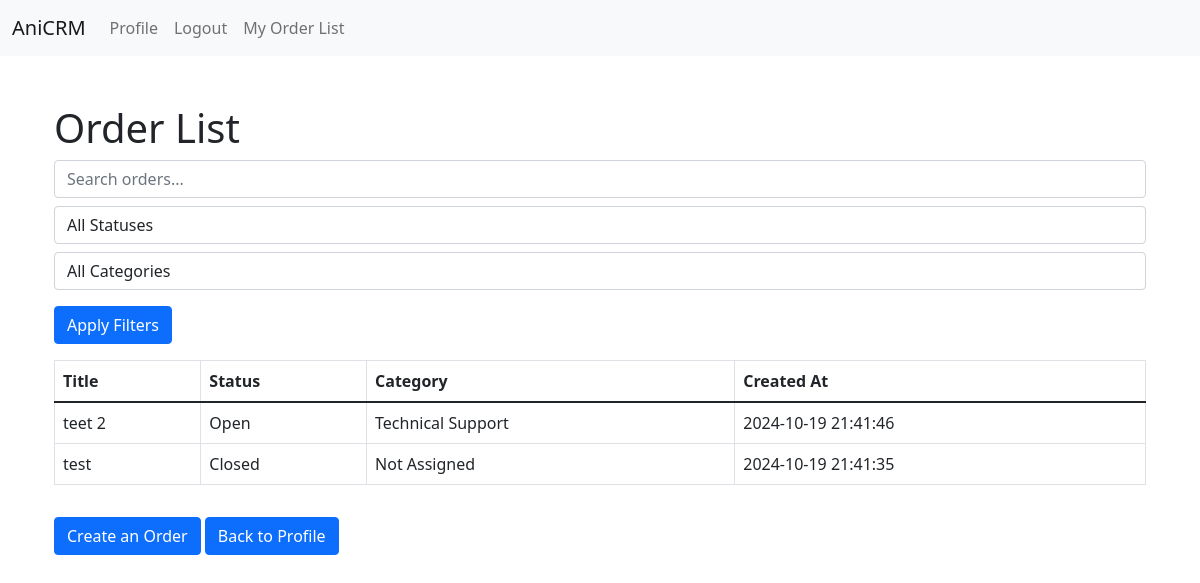
Page /orders/orders/ (signed in) on the committed database.
### orders/models.py (models this page shows, shortened)
class Order(models.Model):
    title = models.CharField(max_length=255)
    description = models.TextField()
    client = models.ForeignKey(User, related_name='orders', on_delete=models.CASCADE)
    manager = models.ForeignKey(User, related_name='managed_orders', on_delete=models.SET_NULL, null=True, blank=True)
    category = models.ForeignKey(Category, on_delete=models.SET_NULL, null=True)
    status = models.ForeignKey(Status, on_delete=models.SET_NULL, null=True)
    created_at = models.DateTimeField(auto_now_add=True)
    updated_at = models.DateTimeField(auto_now=True)

class Status(models.Model):
    name = models.CharField(max_length=255)
    def __str__(self):
        return self.name

class Category(models.Model):
    name = models.CharField(max_length=255)
    def __str__(self):
        return self.name

### orders/views.py (the view)
# urls.py: path('orders/', order_list_view, name='order_list'),
@login_required
def order_list_view(request):
    query = request.GET.get('q', '')
    status_filter = request.GET.get('status', '')
    category_filter = request.GET.get('category', '')
    if request.user.is_manager:
        orders = Order.objects.all().order_by('-created_at')
    else:
        orders = Order.objects.filter(client=request.user).order_by('-created_at')
    if status_filter:
        status_obj = get_object_or_404(Status, name=status_filter)
        orders = orders.filter(status=status_obj.id)
    if category_filter:
        orders = orders.filter(category__name=category_filter)
    if query:
        orders = orders.filter(Q(title__icontains=query) | Q(id__icontains=query))
    return render(request, 'orders/order_list.html', {
        'orders': orders,
        'query': query,
        'status_filter': status_filter,
        'category_filter': category_filter,
    })

### orders/templates/orders/order_list.html (shortened to what this page needs)
{% extends 'base.html' %}
{% block content %}
<div class="container mt-5">
    <h1>Order List</h1>
    <form method="GET" class="mb-3">
        <input type="text" name="q" value="{{ query }}" placeholder="Search orders..." class="form-control mb-2" />
        <select name="status" class="form-control mb-2">
            <option value="">All Statuses</option>
        </select>
        <select name="category" class="form-control mb-2">
            <option value="">All Categories</option>
        </select>
        <button type="submit" class="btn btn-primary mt-2">Apply Filters</button>
    </form>
    <table class="table table-bordered">
        <thead>
            <tr>
                <th>Title</th>
                <th>Status</th>
                <th>Category</th>
                <th>Created At</th>
            </tr>
        </thead>
        <tbody>
            {% for order in orders %}
            <tr>
                <td>{{ order.title }}</td>
                <td>{{ order.status }}</td>
                <td>{{ order.category }}</td>
                <td>{{ order.created_at|date:"Y-m-d H:i:s" }}</td>
            </tr>
            {% empty %}
            <tr>
                <td colspan="6">No orders found.</td>
            </tr>
            {% endfor %}
        </tbody>
    </table>
    {% if not request.user.is_manager or request.user.is_admin %}
    <a href="{% url 'create_order' %}" class="btn btn-primary mt-3">Create an Order</a>
    {% endif %}
    <a href="{% url 'profile' %}" class="btn btn-primary mt-3">Back to Profile</a>
</div>
{% endblock %}

### rows in the picture
Order: title "teet 2", status "Open", category "Technical Support", created_at "2024-10-19 21:41:46"
Order: title "test", status "Closed", category "Not Assigned", created_at "2024-10-19 21:41:35"
